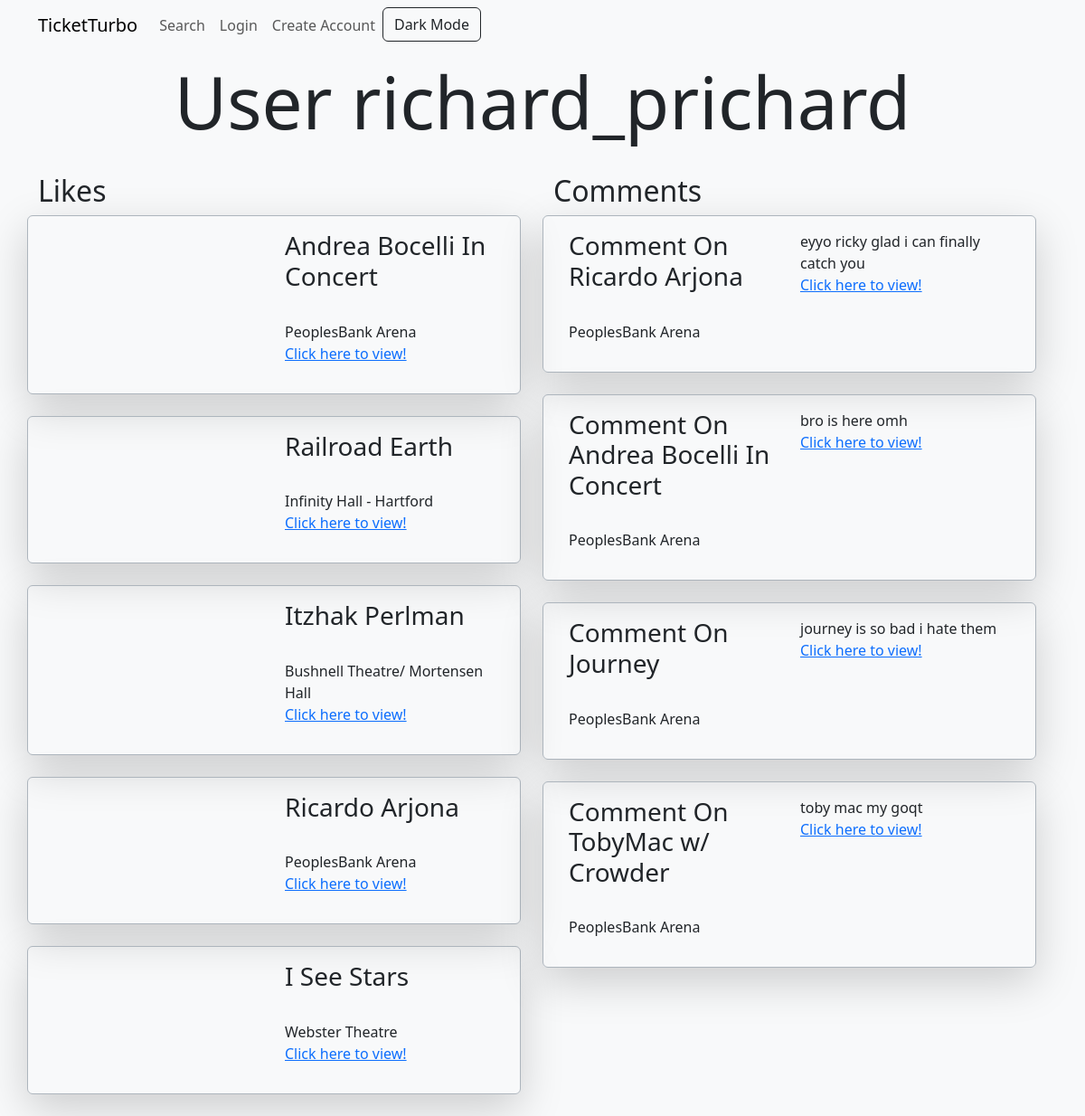
/user/5, run on the app's committed database.
### Ticketmaster/models.py (models this page shows)
class Events(models.Model):
    eventId = models.CharField(max_length = 20, primary_key=True)
    actName = models.CharField(max_length=100)
    location = models.CharField(max_length=100)
    address = models.CharField(max_length=100)
    city = models.CharField(max_length=100)
    stateCode = models.CharField(max_length=2)
    dateString = models.CharField(max_length=100, default='Date TBD')
    timeString = models.CharField(max_length=100, default='Time TBD')
    photo = models.URLField()
    link = models.URLField()

class Comments(models.Model):
    user = models.ForeignKey(User, on_delete=models.CASCADE)
    event = models.ForeignKey(Events, on_delete=models.CASCADE)
    comment = models.TextField()

### Ticketmaster/views.py (the view)
# urls.py: path('user/<user_id>', views.user_view, name="user_view"),
def user_view(request, user_id):
    if not User.objects.filter(id=user_id).exists():
        context = {'user_id': user_id}
        return render(request, 'user-dne.html', context)
    userRaw = User.objects.get(id=user_id)
    user = {
        'id':str(userRaw.id),
        'username':userRaw.username,
    }
    commented='no'
    liked='no'
    comments=[]
    likes=[]
    if Comments.objects.filter(user_id=user_id).exists():
        commentsRaw = Comments.objects.filter(user_id=user_id)
        for c in commentsRaw:
            comment = {
                'actName':c.event.actName,
                'location':c.event.location,
                'eventId':str(c.event.eventId),
                'comment':c.comment,
            }
            comments.append(comment)
        commented = 'yes'
    if Likes.objects.filter(user_id=user_id).exists():
        likesRaw = Likes.objects.filter(user_id=user_id)
        for l in likesRaw:
            like = {
                'actName':l.event.actName,
                'location':l.event.location,
                'eventId':str(l.event.eventId),
                'photo':l.event.photo,
            }
            likes.append(like)
        liked = 'yes'
    context = {'user_query':user, 'comments':comments, 'commented':commented, 'likes':likes, 'liked':liked}
    return render(request, 'user-view.html', context)

### templates/user-view.html (shortened to what this page needs)
{% extends 'site-base.html' %}
{% block content %}
    <div class=" text-center container-fluid bg-light text-dark ld">
        <div class="container pb-3 pt-5 mt-3">
            <h1 class="display-1">User {{ user_query.username }}</h1>
        </div>
    </div>
    <div class="container mt-2">
    <div class="row">
        <div class="col-md-6"><h2>Likes</h2>
            {% if liked == 'yes'%}
                {% for like in likes %}
                    <div class="container border border-dark-subtle shadow-lg p-3 rounded mb-4 row">
                        <div class="col-lg-6">
                        </div>
                        <div class="col-lg-6">
                            <h3>{{ like.actName }}</h3><br>
                            <p>{{ like.location }}<br>
                            <a href="{% url 'event_view' like.eventId %}">Click here to view!</a></p>
                        </div>
                    </div>
                {% endfor %}
            {% endif %}
        </div>
        <div class="col-md-6"><h2>Comments</h2>
            {% if commented == 'yes'%}
                {% for comment in comments %}
                    <div class="container border border-dark-subtle shadow-lg p-3 rounded mb-4 row">
                        <div class="col-lg-6">
                            <h3>Comment On {{ comment.actName }}</h3><br>
                            <p>{{ comment.location }}</p>
                        </div>
                        <div class="col-lg-6">
                            <p>{{ comment.comment }}<br>
                                <a href="{% url 'event_view' comment.eventId %}">Click here to view!</a></p>
                        </div>
                    </div>
                {% endfor %}
            {% endif %}
        </div>
    </div>
    </div>
{% endblock %}

### data on the page
Events: actName "Andrea Bocelli In Concert", location "PeoplesBank Arena", actName "Andrea Bocelli In Concert", location "PeoplesBank Arena"
Events: actName "Railroad Earth", location "Infinity Hall - Hartford"
Events: actName "Itzhak Perlman", location "Bushnell Theatre/ Mortensen Hall"
Events: actName "Ricardo Arjona", location "PeoplesBank Arena", actName "Ricardo Arjona", location "PeoplesBank Arena"
Events: actName "I See Stars", location "Webster Theatre"
Comments: comment "eyyo ricky glad i can finally catch you"
Comments: comment "bro is here omh"
Events: actName "Journey", location "PeoplesBank Arena"
Comments: comment "journey is so bad i hate them"
Events: actName "TobyMac w/ Crowder", location "PeoplesBank Arena"
Comments: comment "toby mac my goqt"

### other printed values
{{ user_query.username }} "richard_prichard"
